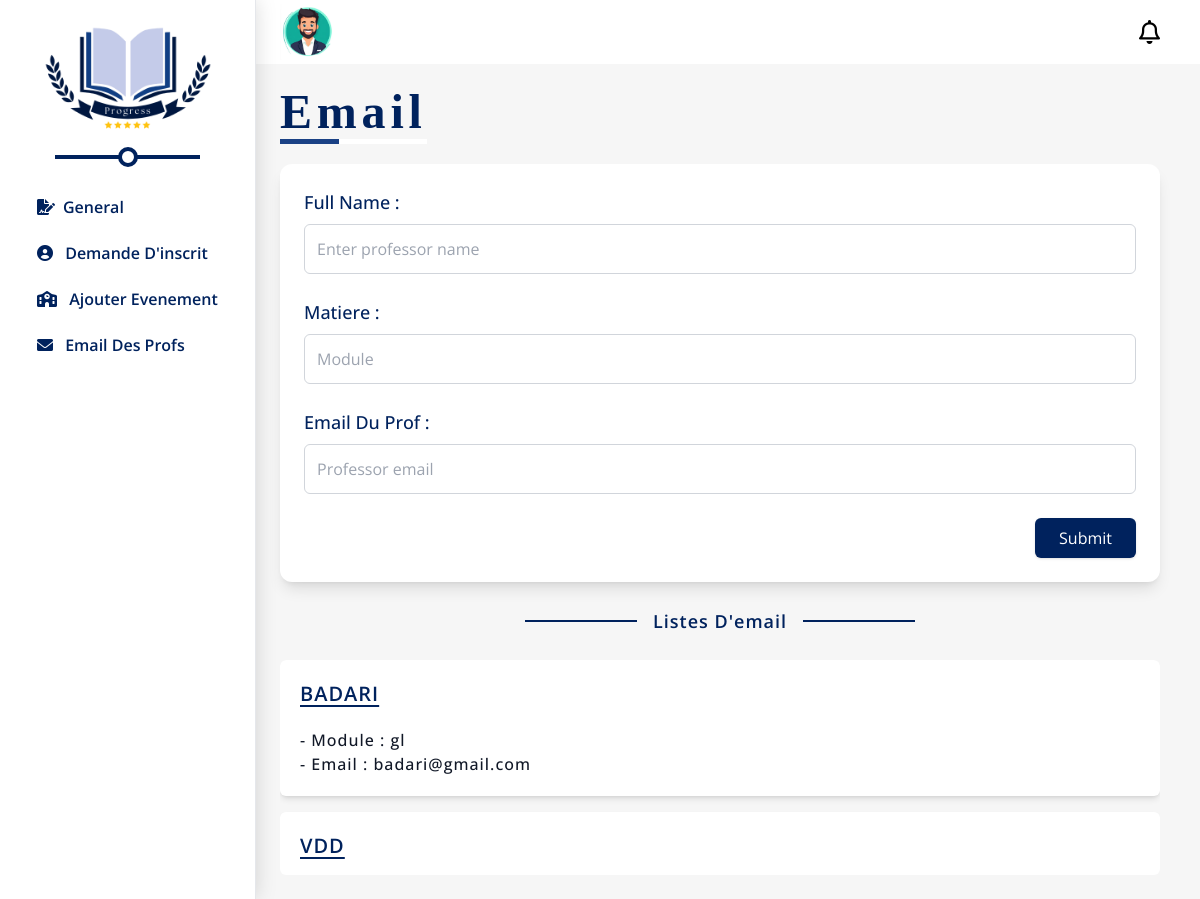
Page /adminemail.php on the committed database.
### tables this page shows
CREATE TABLE `professors` (
  `prof_name` varchar(255) NOT NULL,
  `module` varchar(255) NOT NULL,
  `email` varchar(255) NOT NULL
);

### classes/ProfAdmin.php (called while the page is built, shortened)
<?php
class Professor {
    private $db;
    public function __construct(Database $db) {
        $this->db = $db;
    }
    public function getProfessors() {
        $conn = $this->db->getConnection();
        $stmt = $conn->prepare("SELECT * FROM professors");
        $stmt->execute();
        if ($stmt->rowCount() > 0) {
            $professors = $stmt->fetchAll(PDO::FETCH_ASSOC);
            return $professors;
        } else {
            return [];
        }
    }
}
?>

### adminemail.php (the view, shortened to what this page needs)
<?php
require_once 'classes/ProfAdmin.php';
$servername = "localhost";
$username = "root";
$password = "";
$dbname = "projetpaw";
$db = new Database($servername, $username, $password, $dbname);
$professor = new Professor($db);
$professors = $professor->getProfessors();
?>
<!DOCTYPE html>
<html lang="en">
<head>
    <link href="dist/style.css" rel="stylesheet">
    <link rel="stylesheet" href="https://cdnjs.cloudflare.com/ajax/libs/font-awesome/6.0.0-beta3/css/all.min.css">
</head>
<body class="flex min-h-screen">
    <div class=" max-md:!w-[70px] max-lg:w-60 border-r p-6 shadow-lightsh relative w-64 max-md:px-[10px] ">
        <img src="Fauget Class.png" alt="logo"
            class="-mt-14 mx-auto max-lg:w-44 max-md:-m-5 max-md:mx-auto max-md:-mb-[2px]">
        <ul
            class="relative font-semibold pt-3 max-lg:w-fit max-md:before:hidden max-md:after:hidden
        before:content-[''] before:w-[70%] before:h-1 before:absolute before:left-[15%] before:-top-5 before:bg-cblue
        after:content-[''] after:absolute after:rounded-full after:w-5 after:h-5 after:bg-white after:left-1/2 after:border-4 after:border-cblue after:-translate-x-1/2 after:-top-7">
            <li class="p-2 text-cblue rounded-md cursor-pointer duration-300 pl-13p mb-0p hover:bg-cgr  max-lg:text-sm"
                title="General">
                <a href="admin.php"><i class="fa-solid fa-file-signature mr-2"></i><span
                        class="max-md:hidden">General</span></a>
            </li>
            <li class="p-2 text-cblue rounded-md cursor-pointer duration-300 pl-13p mb-0p hover:bg-cgr max-lg:text-sm"
                title="Settigns">
                <a href="admininscrit.php"><i class="fa-solid fa-circle-user mr-2"></i>
                    <span class="max-md:hidden">Demande D'inscrit</span> </a>
            </li>
            <li class="p-2 text-cblue rounded-md cursor-pointer duration-300 pl-13p mb-0p hover:bg-cgr  max-lg:text-sm"
                title="Ajouter Evenement">
                <a href="adminevent.php"><i class="fa-solid fa-school mr-2"></i>
                    <span class="max-md:hidden">Ajouter Evenement</span> </a>
            </li>
            <li class="p-2 text-cblue rounded-md cursor-pointer duration-300 pl-13p mb-0p hover:bg-cgr  max-lg:text-sm"
                title="Email Des Profs">
                <a href="adminemail.php"><i class="fa-solid fa-envelope mr-2"></i> <span class="max-md:hidden">Email
                        Des Profs</span>
                </a>
            </li>
        </ul>
    </div>
    <div class="bg-cgr flex-grow">
        <div class="bg-white flex justify-between py-1 pl-6 pr-10">
            <img src="avatar.avif" alt="" class="w-14">
            <a href="dzprogress1@gmail.com" class="self-center text-2xl"><i class="fa-regular fa-bell "></i></a>
        </div>
        <div class="p-6 pr-10">
            <span
                class="relative text-5xl font-semibold text-cblue tracking-widest font-math inline-block pb-2 mb-5 before:absolute before:content-[''] before:bottom-0 before:left-0 before:w-[40%] before:h-[5px] before:bg-[#1a4185] after:absolute after:content-[''] after:bottom-0 after:left-[40%] after:w-[60%] after:h-[5px] after:bg-white">
                Email</span>
            <div class="bg-white p-6 rounded-xl shadow-lg">
                <form method="POST">
                    <div class="mb-6">
                        <label for="prof_name" class="block text-lg font-medium text-cblue mb-2">
                            Full Name :
                        </label>
                        <input type="text" id="prof_name" name="prof_name" placeholder="Enter professor name"
                            class="w-full border border-gray-300 rounded-md p-3 focus:ring-2 focus:ring-sp focus:outline-none caret-sp"
                            required>
                    </div>
                    <div class="mb-6">
                        <label for="module" class="block text-lg font-medium text-cblue mb-2">
                            Matiere :
                        </label>
                        <input type="text" id="module" name="module" placeholder="Module"
                            class="w-full border border-gray-300 rounded-md p-3 focus:ring-2 focus:ring-sp focus:outline-none caret-sp"
                            required>
                    </div>
                    <div class="mb-6">
                        <label for="email" class="block text-lg font-medium text-cblue mb-2">
                            Email Du Prof :
                        </label>
                        <input type="email" id="email" name="email" placeholder="Professor email"
                            class="w-full border border-gray-300 rounded-md p-3 focus:ring-2 focus:ring-sp focus:outline-none caret-sp"
                            required>
                    </div>
                    <div class="text-right">
                        <button type="submit"
                            class="bg-cblue text-white py-2 px-6 rounded-md shadow hover:bg-cblue-dark focus:ring-2 focus:ring-offset-2 focus:ring-cblue-dark hover:opacity-80">
                            Submit
                        </button>
                    </div>
                </form>
            </div>
            <div class="text-center my-[25px]">
                <span
                    class="mx-auto relative before:content-[''] before:absolute before:h-[2px] before:bg-cblue before:top-1/2 before:-translate-y-1/2 before:w-28 before:-left-32
                after:content-[''] after:absolute after:h-[2px] after:bg-cblue after:top-1/2 after:-translate-y-1/2 after:w-28 after:-right-32 font-semibold text-lg text-cblue tracking-[1px]">
                    Listes D'email</span>
            </div>
            <div class="max-h-[215px] overflow-y-auto scrollbar-track-sp scrollbar rounded-md scrollbar-thumb-cgr">
                <?php
                if (count($professors) > 0) {
                    foreach ($professors as $professor) {
                        echo '<div class="bg-white rounded-md shadow-md p-5 tracking-[1px] mb-4">';
                        echo '<h1 class="underline underline-offset-4 text-cblue uppercase text-xl font-semibold mb-5">' . $professor['prof_name'] . '</h1>';
                        echo '<p class="text-gray-900 font-medium">- Module : ' . $professor['module'] . '</p>';
                        echo '<p class="text-gray-900 font-medium">- Email : ' . $professor['email'] . '</p>';
                        echo '</div>';
                    }
                } else {
                    echo '<p class="text-center text-gray-500">No professors found.</p>';
                }
                ?>
            </div>
        </div>
    </div>
</body>
</html>

### adminemail.php (style rules this page uses)
* { box-sizing: border-box; padding: 0; margin: 0; font-family: "Open sans", sans-serif; }

### rows in the picture
professors: prof_name "BADARI", module "gl", email "badari@gmail.com"
professors: prof_name "VDD"
